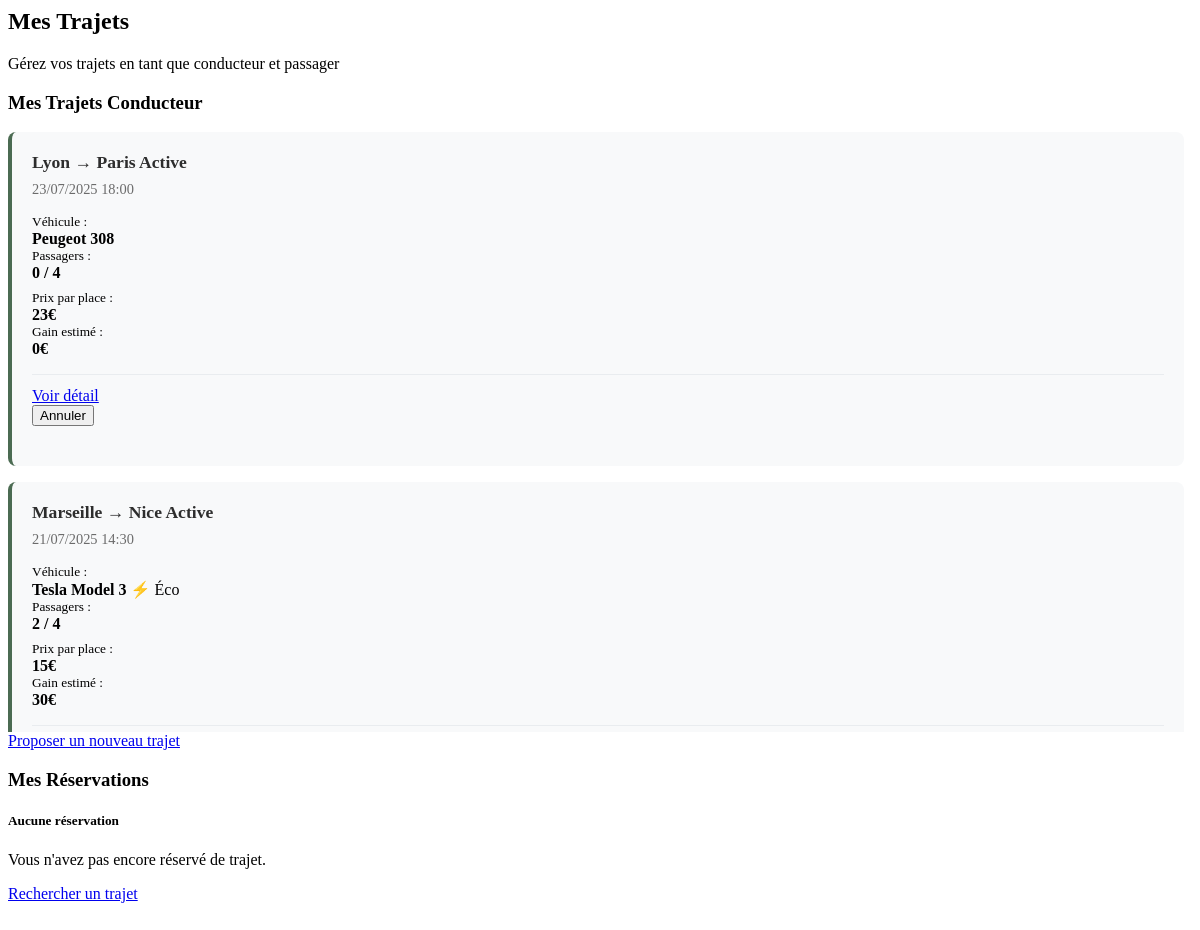
The app's page /pages/my-trips.php (signed in) with its own data.
### tables this page shows
CREATE TABLE trips (
    id INT AUTO_INCREMENT PRIMARY KEY,
    driver_id INT NOT NULL,
    vehicle_id INT NOT NULL,
    departure_city VARCHAR(100) NOT NULL,
    arrival_city VARCHAR(100) NOT NULL,
    departure_time DATETIME NOT NULL,
    available_seats INT NOT NULL,
    price_per_seat DECIMAL(5, 2) NOT NULL,
    preferences TEXT,
    status ENUM(
        'active',
        'completed',
        'cancelled'
    ) DEFAULT 'active',
    created_at TIMESTAMP DEFAULT CURRENT_TIMESTAMP,
    FOREIGN KEY (driver_id) REFERENCES users (id) ON DELETE CASCADE,
    FOREIGN KEY (vehicle_id) REFERENCES vehicles (id) ON DELETE CASCADE
);

CREATE TABLE vehicles (
    id INT AUTO_INCREMENT PRIMARY KEY,
    user_id INT NOT NULL,
    brand VARCHAR(50) NOT NULL,
    model VARCHAR(50) NOT NULL,
    color VARCHAR(30),
    license_plate VARCHAR(20) UNIQUE,
    seats INT NOT NULL,
    fuel_type ENUM(
        'essence',
        'diesel',
        'électrique',
        'hybride'
    ) DEFAULT 'essence',
    year YEAR,
    created_at TIMESTAMP DEFAULT CURRENT_TIMESTAMP,
    FOREIGN KEY (user_id) REFERENCES users (id) ON DELETE CASCADE
);

### pages/my-trips.php (the view, shortened to what this page needs)
<?php
require_once 'config/database.php';
$user = getCurrentUser();
try {
    $stmt = $pdo->prepare("
        SELECT t.*, v.brand, v.model, v.fuel_type,
               COUNT(b.id) as passengers_count,
               SUM(CASE WHEN b.status = 'confirmed' THEN b.seats_booked ELSE 0 END) as confirmed_seats
        FROM trips t
        JOIN vehicles v ON t.vehicle_id = v.id
        LEFT JOIN bookings b ON t.id = b.trip_id
        WHERE t.driver_id = :user_id
        GROUP BY t.id
        ORDER BY t.departure_time DESC
    ");
    $stmt->execute([':user_id' => $user['id']]);
    $my_trips_driver = $stmt->fetchAll();
} catch (Exception $e) {
    $my_trips_driver = [];
}
try {
    $stmt = $pdo->prepare("
        SELECT b.*, t.departure_city, t.arrival_city, t.departure_time, t.price_per_seat,
               u.username as driver_name, v.brand, v.model, v.fuel_type
        FROM bookings b
        JOIN trips t ON b.trip_id = t.id
        JOIN users u ON t.driver_id = u.id
        JOIN vehicles v ON t.vehicle_id = v.id
        WHERE b.passenger_id = :user_id
        ORDER BY t.departure_time DESC
    ");
    $stmt->execute([':user_id' => $user['id']]);
    $my_trips_passenger = $stmt->fetchAll();
} catch (Exception $e) {
    $my_trips_passenger = [];
}
?>
<section class="auth-section">
    <div class="container">
        <div class="row justify-content-center mb-4">
            <div class="col-lg-10">
                <div class="auth-header text-center">
                    <h1 class="auth-title">
                        Mes Trajets
                    </h1>
                    <p class="auth-subtitle">
                        Gérez vos trajets en tant que conducteur et passager
                    </p>
                </div>
            </div>
        </div>
        <div class="row">
            <div class="col-lg-6">
                <div class="auth-card">
                    <h3 class="text-success mb-4">
                        <i class="fas fa-car"></i> Mes Trajets Conducteur
                    </h3>
                    <?php if (count($my_trips_driver) > 0): ?>
                        <div class="trips-list">
                            <?php foreach ($my_trips_driver as $trip): ?>
                                <div class="trip-item">
                                    <div class="trip-header">
                                        <h5>
                                            <?= htmlspecialchars($trip['departure_city']) ?> →
                                            <?= htmlspecialchars($trip['arrival_city']) ?>
                                            <span class="badge bg-<?= $trip['status'] === 'active' ? 'success' : ($trip['status'] === 'completed' ? 'primary' : 'secondary') ?>">
                                                <?= ucfirst($trip['status']) ?>
                                            </span>
                                        </h5>
                                        <p class="trip-date">
                                            <?= date('d/m/Y H:i', strtotime($trip['departure_time'])) ?>
                                        </p>
                                    </div>
                                    <div class="trip-details">
                                        <div class="row">
                                            <div class="col-6">
                                                <small class="text-muted">Véhicule :</small><br>
                                                <strong><?= htmlspecialchars($trip['brand']) ?> <?= htmlspecialchars($trip['model']) ?></strong>
                                                <?php if ($trip['fuel_type'] === 'électrique'): ?>
                                                    <span class="badge bg-success">⚡ Éco</span>
                                                <?php endif; ?>
                                            </div>
                                            <div class="col-6">
                                                <small class="text-muted">Passagers :</small><br>
                                                <strong><?= $trip['confirmed_seats'] ?> / <?= $trip['available_seats'] + $trip['confirmed_seats'] ?></strong>
                                            </div>
                                        </div>
                                        <div class="row mt-2">
                                            <div class="col-6">
                                                <small class="text-muted">Prix par place :</small><br>
                                                <strong><?= number_format($trip['price_per_seat'], 0) ?>€</strong>
                                            </div>
                                            <div class="col-6">
                                                <small class="text-muted">Gain estimé :</small><br>
                                                <strong class="text-success">
                                                    <?= number_format($trip['confirmed_seats'] * $trip['price_per_seat'], 0) ?>€
                                                </strong>
                                            </div>
                                        </div>
                                    </div>
                                    <div class="trip-actions mt-3">
                                        <a href="?page=detail&id=<?= $trip['id'] ?>" class="btn btn-outline-primary btn-sm">
                                            <i class="fas fa-eye"></i> Voir détail
                                        </a>
                                        <?php if ($trip['status'] === 'active' && strtotime($trip['departure_time']) > time()): ?>
                                            <form method="POST" class="d-inline" onsubmit="return confirm('Êtes-vous sûr de vouloir annuler ce trajet ?')">
                                                <button type="submit" class="btn btn-outline-danger btn-sm">
                                                    <i class="fas fa-times"></i> Annuler
                                                </button>
                                            </form>
                                        <?php endif; ?>
                                    </div>
                                </div>
                            <?php endforeach; ?>
                        </div>
                        <div class="text-center mt-4">
                            <a href="?page=create-trip" class="btn btn-success">
                                <i class="fas fa-plus"></i> Proposer un nouveau trajet
                            </a>
                        </div>
                    <?php endif; ?>
                </div>
            </div>
            <div class="col-lg-6">
                <div class="auth-card">
                    <h3 class="text-primary mb-4">
                        <i class="fas fa-user-friends"></i> Mes Réservations
                    </h3>
                    <?php if (count($my_trips_passenger) > 0): ?>
                        <div class="trips-list">
                            <?php foreach ($my_trips_passenger as $booking): ?>
                                <div class="trip-item">
                                    <div class="trip-header">
                                        <h5>
                                            <?= htmlspecialchars($booking['departure_city']) ?> →
                                            <?= htmlspecialchars($booking['arrival_city']) ?>
                                            <span class="badge bg-<?= $booking['status'] === 'confirmed' ? 'success' : ($booking['status'] === 'pending' ? 'warning' : 'secondary') ?>">
                                                <?= ucfirst($booking['status']) ?>
                                            </span>
                                        </h5>
                                        <p class="trip-date">
                                            <i class="fas fa-calendar"></i>
                                            <?= date('d/m/Y H:i', strtotime($booking['departure_time'])) ?>
                                        </p>
                                    </div>
                                    <div class="trip-details">
                                        <div class="row">
                                            <div class="col-6">
                                                <small class="text-muted">Conducteur :</small><br>
                                                <strong><?= htmlspecialchars($booking['driver_name']) ?></strong>
                                            </div>
                                            <div class="col-6">
                                                <small class="text-muted">Véhicule :</small><br>
                                                <strong><?= htmlspecialchars($booking['brand']) ?> <?= htmlspecialchars($booking['model']) ?></strong>
                                                <?php if ($booking['fuel_type'] === 'électrique'): ?>
                                                    <span class="badge bg-success">⚡ Éco</span>
                                                <?php endif; ?>
                                            </div>
                                        </div>
                                        <div class="row mt-2">
                                            <div class="col-6">
                                                <small class="text-muted">Places réservées :</small><br>
                                                <strong><?= $booking['seats_booked'] ?></strong>
                                            </div>
                                            <div class="col-6">
                                                <small class="text-muted">Prix payé :</small><br>
                                                <strong class="text-primary">
                                                    <?= number_format($booking['total_price'], 0) ?>€
                                                </strong>
                                            </div>
                                        </div>
                                        <div class="row mt-2">
                                            <div class="col-12">
                                                <small class="text-muted">Statut paiement :</small><br>
                                                <span class="badge bg-<?= $booking['payment_status'] === 'paid' ? 'success' : 'warning' ?>">
                                                    <?= ucfirst($booking['payment_status']) ?>
                                                </span>
                                            </div>
                                        </div>
                                    </div>
                                    <div class="trip-actions mt-3">
                                        <a href="?page=detail&id=<?= $booking['trip_id'] ?>" class="btn btn-outline-primary btn-sm">
                                            <i class="fas fa-eye"></i> Voir détail
                                        </a>
                                        <?php if ($booking['status'] === 'confirmed' && strtotime($booking['departure_time']) > time()): ?>
                                            <form method="POST" class="d-inline" onsubmit="return confirm('Êtes-vous sûr de vouloir annuler cette réservation ?')">
                                                <input type="hidden" name="action" value="cancel_booking">
                                                <input type="hidden" name="booking_id" value="<?= $booking['id'] ?>">
                                                <button type="submit" class="btn btn-outline-danger btn-sm">
                                                    <i class="fas fa-times"></i> Annuler
                                                </button>
                                            </form>
                                        <?php endif; ?>
                                    </div>
                                </div>
                            <?php endforeach; ?>
                        </div>
                        <div class="text-center mt-4">
                            <a href="?page=search" class="btn btn-primary">
                                <i class="fas fa-search"></i> Rechercher un trajet
                            </a>
                        </div>
                    <?php else: ?>
                        <div class="text-center py-4">
                            <h5 class="text-muted">Aucune réservation</h5>
                            <p class="text-muted">Vous n'avez pas encore réservé de trajet.</p>
                            <a href="?page=search" class="btn btn-primary">
                                <i class="fas fa-search"></i> Rechercher un trajet
                            </a>
                        </div>
                    <?php endif; ?>
                </div>
            </div>
        </div>
    </div>
</section>

### pages/my-trips.php (style rules this page uses)
.trips-list { max-height: 600px; overflow-y: auto; padding-right: 8px; }
.trip-item { background: #f8f9fa; border-radius: 8px; padding: 20px; margin-bottom: 16px; border-left: 4px solid #4B6B52; transition: all 0.3s ease; }
.trip-header h5 { margin: 0 0 8px 0; color: #2D2D2D; font-size: 1.1rem; }
.trip-date { color: #6B6B6B; font-size: 0.9rem; margin: 0; }
.trip-details { margin: 16px 0; }
.trip-details .row { margin-bottom: 8px; }
.trip-actions { border-top: 1px solid #e9ecef; padding-top: 12px; }
.trip-actions .btn { margin-right: 8px; margin-bottom: 4px; }

### records on screen
trips: departure_city "Lyon", arrival_city "Paris", status "Active", departure_time "23/07/2025 18:00", vehicle.brand "Peugeot", vehicle.model "308", confirmed_seats "0", $trip['available_seats'] + $trip['confirmed_seats'] "4", price_per_seat "23", price_per_seat "0"
trips: departure_city "Marseille", arrival_city "Nice", status "Active", departure_time "21/07/2025 14:30", vehicle.brand "Tesla", vehicle.model "Model 3", shows "⚡ Éco", confirmed_seats "2", confirmed_seats "4", price_per_seat "15", price_per_seat "30"
